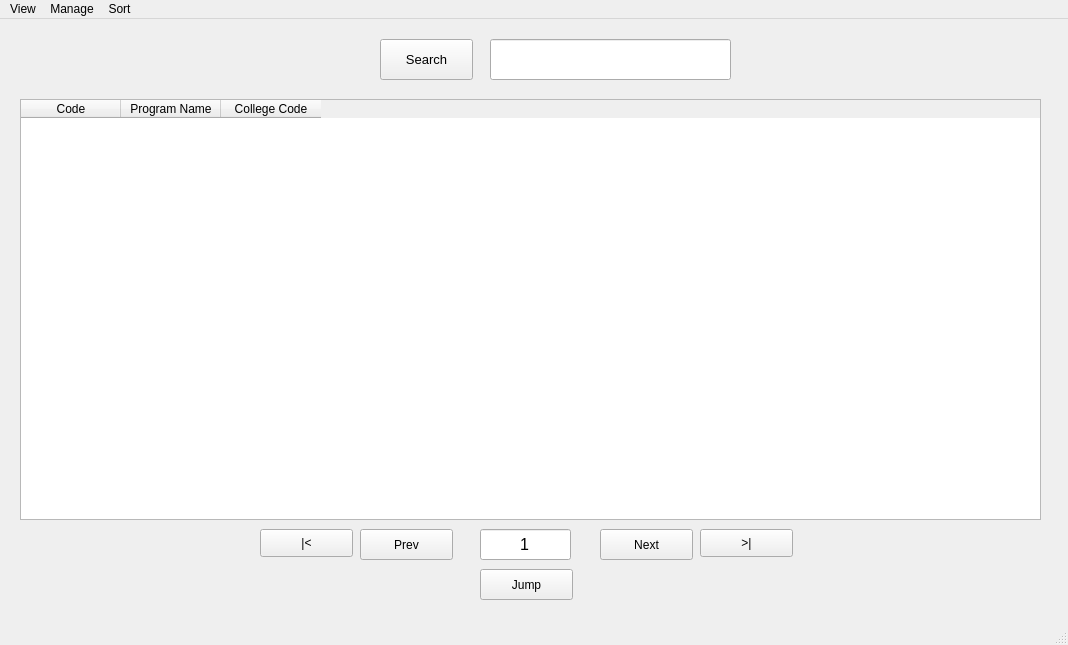
<?xml version="1.0" encoding="UTF-8"?>
<ui version="4.0">
 <class>programWindow</class>
 <widget class="QMainWindow" name="programWindow">
  <property name="geometry">
   <rect>
    <x>0</x>
    <y>0</y>
    <width>1068</width>
    <height>645</height>
   </rect>
  </property>
  <property name="windowTitle">
   <string>Program Window</string>
  </property>
  <widget class="QWidget" name="centralwidget">
   <widget class="QTableWidget" name="programTable">
    <property name="geometry">
     <rect>
      <x>20</x>
      <y>80</y>
      <width>1021</width>
      <height>421</height>
     </rect>
    </property>
    <attribute name="verticalHeaderVisible">
     <bool>false</bool>
    </attribute>
    <attribute name="verticalHeaderHighlightSections">
     <bool>false</bool>
    </attribute>
    <column>
     <property name="text">
      <string>Code</string>
     </property>
    </column>
    <column>
     <property name="text">
      <string>Program Name</string>
     </property>
    </column>
    <column>
     <property name="text">
      <string>College Code</string>
     </property>
    </column>
   </widget>
   <widget class="QPushButton" name="prevButton">
    <property name="geometry">
     <rect>
      <x>360</x>
      <y>510</y>
      <width>93</width>
      <height>31</height>
     </rect>
    </property>
    <property name="text">
     <string>Prev</string>
    </property>
   </widget>
   <widget class="QLineEdit" name="searchBar">
    <property name="geometry">
     <rect>
      <x>490</x>
      <y>20</y>
      <width>241</width>
      <height>41</height>
     </rect>
    </property>
    <property name="font">
     <font>
      <pointsize>12</pointsize>
     </font>
    </property>
    <property name="text">
     <string/>
    </property>
   </widget>
   <widget class="QPushButton" name="nextButton">
    <property name="geometry">
     <rect>
      <x>600</x>
      <y>510</y>
      <width>93</width>
      <height>31</height>
     </rect>
    </property>
    <property name="text">
     <string>Next</string>
    </property>
   </widget>
   <widget class="QLineEdit" name="pageNum">
    <property name="geometry">
     <rect>
      <x>480</x>
      <y>510</y>
      <width>91</width>
      <height>31</height>
     </rect>
    </property>
    <property name="font">
     <font>
      <pointsize>12</pointsize>
     </font>
    </property>
    <property name="text">
     <string>1</string>
    </property>
    <property name="alignment">
     <set>Qt::AlignCenter</set>
    </property>
    <property name="readOnly">
     <bool>false</bool>
    </property>
   </widget>
   <widget class="QPushButton" name="searchButton">
    <property name="geometry">
     <rect>
      <x>380</x>
      <y>20</y>
      <width>93</width>
      <height>41</height>
     </rect>
    </property>
    <property name="font">
     <font>
      <pointsize>10</pointsize>
     </font>
    </property>
    <property name="text">
     <string>Search</string>
    </property>
   </widget>
   <widget class="QPushButton" name="fPage">
    <property name="geometry">
     <rect>
      <x>260</x>
      <y>510</y>
      <width>93</width>
      <height>28</height>
     </rect>
    </property>
    <property name="text">
     <string>|&lt;</string>
    </property>
   </widget>
   <widget class="QPushButton" name="lPage">
    <property name="geometry">
     <rect>
      <x>700</x>
      <y>510</y>
      <width>93</width>
      <height>28</height>
     </rect>
    </property>
    <property name="text">
     <string>&gt;|</string>
    </property>
   </widget>
   <widget class="QPushButton" name="jump">
    <property name="geometry">
     <rect>
      <x>480</x>
      <y>550</y>
      <width>93</width>
      <height>31</height>
     </rect>
    </property>
    <property name="text">
     <string>Jump</string>
    </property>
   </widget>
  </widget>
  <widget class="QMenuBar" name="menubar">
   <property name="geometry">
    <rect>
     <x>0</x>
     <y>0</y>
     <width>1068</width>
     <height>26</height>
    </rect>
   </property>
   <widget class="QMenu" name="menuView">
    <property name="title">
     <string>View</string>
    </property>
    <addaction name="viewStudents"/>
    <addaction name="viewColleges"/>
   </widget>
   <widget class="QMenu" name="menuManage">
    <property name="title">
     <string>Manage</string>
    </property>
    <addaction name="addProgram"/>
    <addaction name="deleteProgram"/>
    <addaction name="editProgram"/>
    <addaction name="refreshTable"/>
   </widget>
   <widget class="QMenu" name="menuSort">
    <property name="title">
     <string>Sort</string>
    </property>
    <addaction name="sortCode"/>
    <addaction name="sortName"/>
    <addaction name="sortCollege"/>
   </widget>
   <addaction name="menuView"/>
   <addaction name="menuManage"/>
   <addaction name="menuSort"/>
  </widget>
  <widget class="QStatusBar" name="statusbar"/>
  <action name="viewStudents">
   <property name="text">
    <string>Students</string>
   </property>
  </action>
  <action name="viewColleges">
   <property name="text">
    <string>Colleges</string>
   </property>
  </action>
  <action name="addProgram">
   <property name="text">
    <string>Add Program</string>
   </property>
  </action>
  <action name="deleteProgram">
   <property name="text">
    <string>Delete Program</string>
   </property>
  </action>
  <action name="editProgram">
   <property name="text">
    <string>Edit Program</string>
   </property>
  </action>
  <action name="sortCode">
   <property name="text">
    <string>Code</string>
   </property>
  </action>
  <action name="sortName">
   <property name="text">
    <string>Name</string>
   </property>
  </action>
  <action name="sortCollege">
   <property name="text">
    <string>College</string>
   </property>
  </action>
  <action name="refreshTable">
   <property name="text">
    <string>Refresh Table</string>
   </property>
  </action>
 </widget>
 <resources/>
 <connections/>
</ui>
